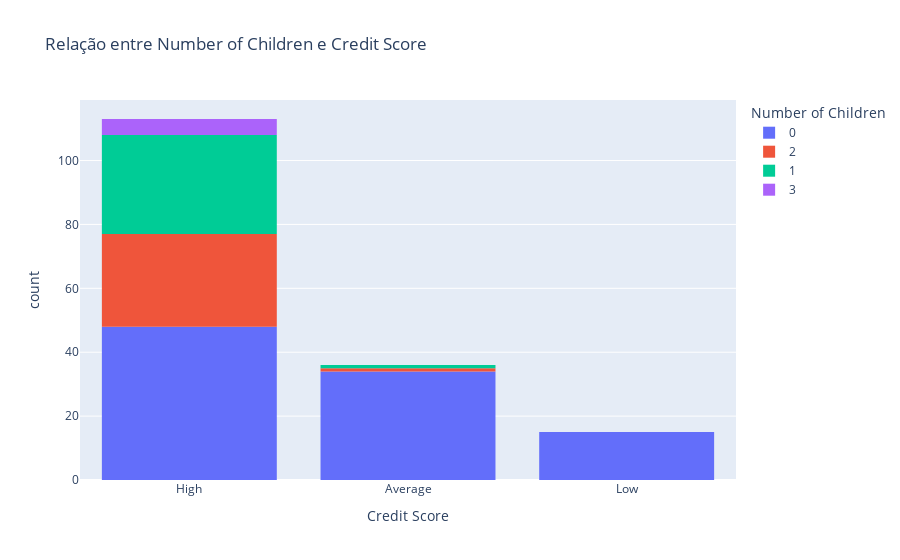

Notebook cell for this chart:
### Markdown cell above
**E) Que outras perguntas te parecem fazer sentido explorarmos a resposta para conhecermos mais nossa base de dados e o comportamento dos clientes?**

 Elabore mais 3 perguntas e responda utilizando gráficos + insights.

### Code cell
# 1) Existe uma correlação entre o numero de crinaças e o score de crédito?
fig = px.histogram(df, x='Credit Score', color='Number of Children', title='Relação entre Number of Children e Credit Score')
fig.show()

# É possivel criar uma relação entre essas 2 variaveis, já que, qunato mais filhos, mais renda é nessesário para sustentar a família, o que pode levar a um score de crédito mais alto, como já vimos, a renda inflencia no score.

### Figure 1 — Plotly figure (JSON) as saved in the notebook; plotly's stock layout.template omitted (floating-point values rounded to 4 significant figures)
{"data": [{"alignmentgroup": "True", "bingroup": "x", "hovertemplate": "Number of Children=0<br>Credit Score=%{x}<br>count=%{y}<extra></extra>", "legendgroup": "0", "marker": {"color": "#636efa", "pattern": {"shape": ""}}, "name": "0", "offsetgroup": "0", "orientation": "v", "showlegend": true, "type": "histogram", "x": ["High", "High", "High", "Average", "Average", "High", "High", "Low", "Average", "High", "High", "Low", "Average", "High", "High", "Low", "Average", "High", "Average", "High", "High", "Average", "Average", "High", "High", "Low", "Average", "High", "High", "Low", "Average", "High", "High", "Low", "Average", "High", "Average", "Average", "High", "High", "Average", "Average", "High", "High", "Low", "Average", "High", "High", "Low", "Average", "High", "High", "Low", "Average", "High", "Average", "Average", "High", "High", "Average", "Average", "High", "High", "Low", "Average", "High", "High", "Low", "Average", "High", "High", "Low", "Average", "High", "Average", "Average", "Average", "High", "High", "Average", "High", "High", "Average", "Average", "High", "High", "Low", "Average", "High", "High", "Low", "Average", "High", "High", "Low", "Average", "High"], "xaxis": "x", "yaxis": "y"}, {"alignmentgroup": "True", "bingroup": "x", "hovertemplate": "Number of Children=2<br>Credit Score=%{x}<br>count=%{y}<extra></extra>", "legendgroup": "2", "marker": {"color": "#EF553B", "pattern": {"shape": ""}}, "name": "2", "offsetgroup": "2", "orientation": "v", "showlegend": true, "type": "histogram", "x": ["High", "High", "High", "High", "High", "High", "High", "High", "High", "High", "High", "High", "High", "High", "High", "High", "High", "High", "High", "High", "High", "High", "High", "High", "Average", "High", "High", "High", "High", "High"], "xaxis": "x", "yaxis": "y"}, {"alignmentgroup": "True", "bingroup": "x", "hovertemplate": "Number of Children=1<br>Credit Score=%{x}<br>count=%{y}<extra></extra>", "legendgroup": "1", "marker": {"color": "#00cc96", "pattern": {"shape": ""}}, "name": "1", "offsetgroup": "1", "orientation": "v", "showlegend": true, "type": "histogram", "x": ["High", "High", "High", "High", "High", "High", "High", "High", "High", "High", "High", "High", "High", "High", "High", "High", "High", "High", "High", "High", "High", "High", "High", "High", "High", "Average", "High", "High", "High", "High", "High", "High"], "xaxis": "x", "yaxis": "y"}, {"alignmentgroup": "True", "bingroup": "x", "hovertemplate": "Number of Children=3<br>Credit Score=%{x}<br>count=%{y}<extra></extra>", "legendgroup": "3", "marker": {"color": "#ab63fa", "pattern": {"shape": ""}}, "name": "3", "offsetgroup": "3", "orientation": "v", "showlegend": true, "type": "histogram", "x": ["High", "High", "High", "High", "High"], "xaxis": "x", "yaxis": "y"}], "layout": {"barmode": "relative", "legend": {"title": {"text": "Number of Children"}, "tracegroupgap": 0}, "title": {"text": "Relação entre Number of Children e Credit Score"}, "xaxis": {"anchor": "y", "domain": [0, 1], "title": {"text": "Credit Score"}}, "yaxis": {"anchor": "x", "domain": [0, 1], "title": {"text": "count"}}}}
